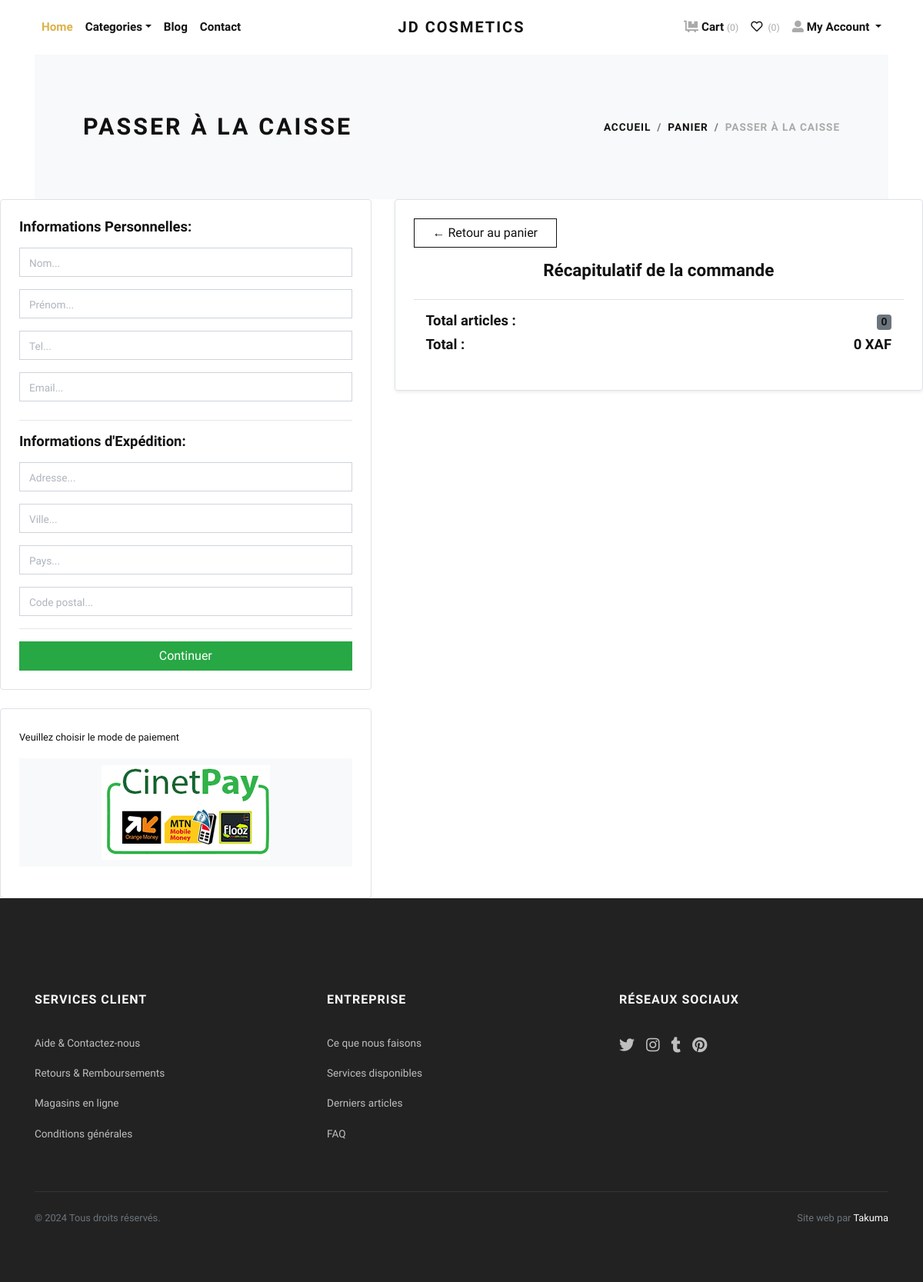
Page /checkout2/ (signed in) on the earlier database version.
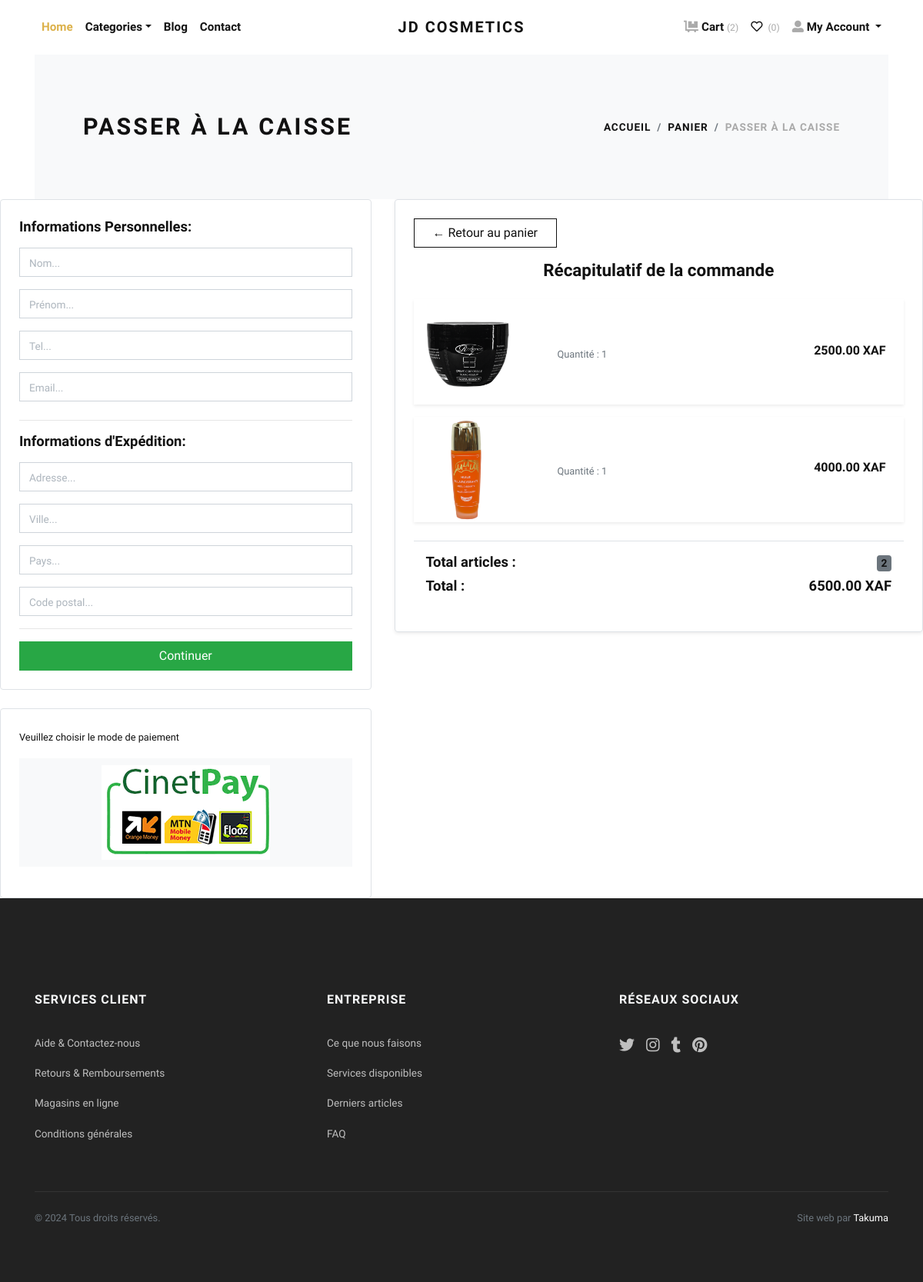
Same page on the later database version.
### store/models.py (models this page shows, shortened)
class Cart(models.Model):
    user = models.ForeignKey(User, verbose_name="User", on_delete=models.CASCADE)
    product = models.ForeignKey(Product, verbose_name="Product", on_delete=models.CASCADE)
    quantity = models.PositiveIntegerField(default=1, verbose_name="Quantity")
    created_at = models.DateTimeField(auto_now_add=True, verbose_name="Created Date")
    updated_at = models.DateTimeField(auto_now=True, verbose_name="Updated Date")
    @property
    def total_price(self):
        return self.quantity * self.product.price

class Product(models.Model):
    title = models.CharField(max_length=150, verbose_name="Product Title")
    slug = models.SlugField(max_length=160, verbose_name="Product Slug")
    sku = models.CharField(max_length=255, unique=True, verbose_name="Unique Product ID (SKU)")
    short_description = models.TextField(verbose_name="Short Description")
    detail_description = models.TextField(blank=True, null=True, verbose_name="Detail Description")
    product_image = models.ImageField(upload_to='product', blank=True, null=True, verbose_name="Product Image")
    price = models.DecimalField(max_digits=8, decimal_places=2)
    category = models.ForeignKey(Category, verbose_name="Product Categoy", on_delete=models.CASCADE)
    is_active = models.BooleanField(verbose_name="Is Active?")
    is_featured = models.BooleanField(verbose_name="Is Featured?")
    created_at = models.DateTimeField(auto_now_add=True, verbose_name="Created Date")
    updated_at = models.DateTimeField(auto_now=True, verbose_name="Updated Date")
    class Meta:
        verbose_name_plural = 'Products'
        ordering = ('-created_at',)

### store/views.py (the view, shortened to what this page needs)
# urls.py: path('checkout2/', views.checkout2, name="checkout2"),
@login_required
def checkout2(request):
    user = request.user
    cart_items = Cart.objects.all().filter(user=user)
    total_price,total_products = sum(item.total_price for item in cart_items),sum(item.quantity for item in cart_items)
    context = {
        "items": cart_items,
        "total_price": total_price,
        "commandes": Order.objects.filter(user=user),
        "total_products":total_products
    }
    return render(request, 'store/checkout.html', context=context)

### store/context_preprocessors.py (called while the page is built)
def store_menu(request):
    categories = Category.objects.filter(is_active=True)
    context = {
        'categories_menu': categories,
    }
    return context

def cart_menu(request):
    if request.user.is_authenticated:
        cart_items= Cart.objects.filter(user=request.user)
        context = {
            'cart_items': cart_items,
        }
    else:
        context = {}
    return context

### templates/store/checkout.html (shortened to what the changed rows need)
{% extends 'base.html' %}
{% load static %}
{% block content %}
<div class="container">
    <section class="py-5 bg-light">
        <div class="container">
            <div class="row px-4 px-lg-5 py-lg-4 align-items-center">
                <div class="col-lg-6">
                    <h1 class="h2 text-uppercase mb-0">Passer à la caisse</h1>
                </div>
            </div>
        </div>
    </section>
</div>
<section>
<div class="row g-4">
    <div class="col-lg-7">
    <div class="box-element border rounded p-4 shadow-sm">
        {% for item in items %}
            <div class="card mb-3 border-0 shadow-sm">
                <div class="row g-0 align-items-center">
                    <div class="col-md-3">
                        <img src="{{ item.product.product_image.url }}" class="img-fluid rounded-start" alt="{{ item.product.name }}">
                    </div>
                    <div class="col-md-6">
                        <div class="card-body py-2">
                            <p class="card-text">
                                <small class="text-muted">Quantité : {{ item.quantity }}</small>
                            </p>
                        </div>
                    </div>
                    <div class="col-md-3 text-end">
                        <div class="card-body py-2">
                            <p class="card-text mb-1"><strong>{{ item.product.price }} XAF</strong></p>
                        </div>
                    </div>
                </div>
            </div>
        {% endfor %}
        <div class="mt-4 p-3 border-top">
            <h5 class="d-flex justify-content-between">
                <span><span class="badge bg-secondary">{{ total_products }}</span></span>
            </h5>
            <h5 class="d-flex justify-content-between">
                <span><strong>{{ total_price }} XAF</strong></span>
            </h5>
        </div>
    </div>
</div>
</div>
{% endblock %}

Differences in the rows shown:
added Cart: product.product_image (picture), quantity "1", product.price "2500.00"
added Cart: product.product_image (picture), quantity "1", product.price "4000.00"
Other differences:
{{ cart_items.count }}: "0" → "2"
{{ total_products }}: "0" → "2"
{{ total_price }}: "0" → "6500.00"
